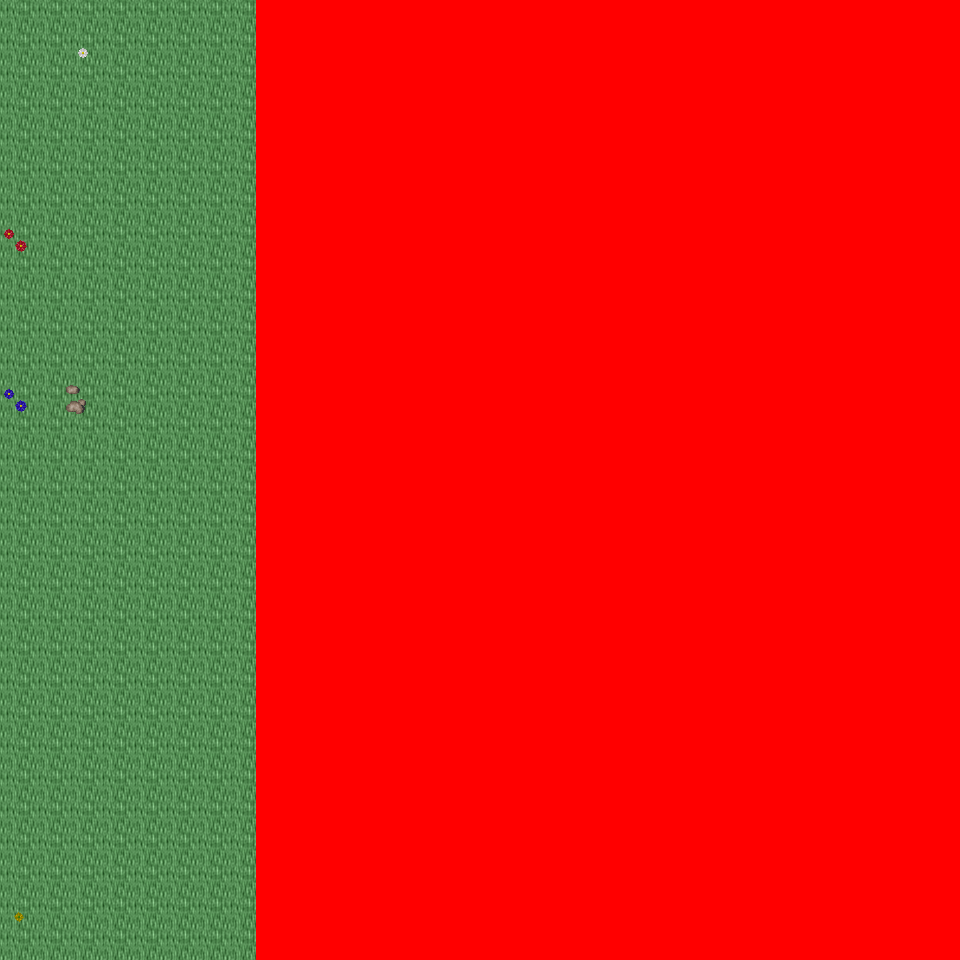

The image is a tile-based game level rendered from a .tmx file. Its description and source (layers, tilesets, objects; grid data summarised) follow:
An orthogonal 30x30 tile map with 32x32 px tiles, 6 tile layers (Ground, Object, Object2, Above, ...), 17 tilesets and 3 objects (3x mapchange).

<map version="1.0" orientation="orthogonal" renderorder="right-down" width="30" height="30" tilewidth="32" tileheight="32" nextobjectid="4">
  <tileset firstgid="1" name="tileset_logic_collision" tilewidth="32" tileheight="32" tilecount="1" columns="1">
    <image source="../drawable/tileset_logic_collision.png" width="32" height="32" />
  </tileset>
  <tileset firstgid="2" name="tileset_ground_ground" tilewidth="32" tileheight="32" tilecount="33" columns="3">
    <image source="../drawable/tileset_ground_ground.png" width="96" height="352" />
  </tileset>
  <tileset firstgid="35" name="tileset_ground_rock_pebbles" tilewidth="32" tileheight="32" tilecount="3" columns="1">
    <image source="../drawable/tileset_ground_rock_pebbles.png" width="32" height="96" />
  </tileset>
  <tileset firstgid="38" name="tileset_ground_grass_corners" tilewidth="32" tileheight="32" tilecount="24" columns="6">
    <image source="../drawable/tileset_ground_grass_corners.png" width="192" height="128" />
  </tileset>
  <tileset firstgid="62" name="tileset_ground_grass_edges" tilewidth="32" tileheight="32" tilecount="36" columns="12">
    <image source="../drawable/tileset_ground_grass_edges.png" width="384" height="96" />
  </tileset>
  <tileset firstgid="98" name="tileset_ground_grass_2" tilewidth="32" tileheight="32" tilecount="21" columns="3">
    <image source="../drawable/tileset_ground_grass_2.png" width="96" height="224" />
  </tileset>
  <tileset firstgid="119" name="tileset_plant_leaves" tilewidth="32" tileheight="32" tilecount="8" columns="4">
    <image source="../drawable/tileset_plant_leaves.png" width="128" height="64" />
  </tileset>
  <tileset firstgid="127" name="tileset_plant_tree_tree_darkgreen" tilewidth="32" tileheight="32" tilecount="88" columns="8">
    <image source="../drawable/tileset_plant_tree_tree_darkgreen.png" width="256" height="352" />
  </tileset>
  <tileset firstgid="215" name="tileset_plant_tree_fall_trees" tilewidth="32" tileheight="32" tilecount="40" columns="8">
    <image source="../drawable/tileset_plant_tree_fall_trees.png" width="256" height="160" />
  </tileset>
  <tileset firstgid="255" name="tileset_plant_tree_pine_tree" tilewidth="32" tileheight="32" tilecount="20" columns="4">
    <image source="../drawable/tileset_plant_tree_pine_tree.png" width="128" height="160" />
  </tileset>
  <tileset firstgid="275" name="tileset_plant_stump_hollow_logs" tilewidth="32" tileheight="32" tilecount="6" columns="3">
    <image source="../drawable/tileset_plant_stump_hollow_logs.png" width="96" height="64" />
  </tileset>
  <tileset firstgid="281" name="tileset_plant_stump_small_stump" tilewidth="32" tileheight="32" tilecount="4" columns="2">
    <image source="../drawable/tileset_plant_stump_small_stump.png" width="64" height="64" />
  </tileset>
  <tileset firstgid="285" name="tileset_plant_stump_stump_purple" tilewidth="32" tileheight="32" tilecount="4" columns="2">
    <image source="../drawable/tileset_plant_stump_stump_purple.png" width="64" height="64" />
  </tileset>
  <tileset firstgid="289" name="tileset_plant_flower_daisy_blue" tilewidth="32" tileheight="32" tilecount="8" columns="2">
    <image source="../drawable/tileset_plant_flower_daisy_blue.png" width="64" height="128" />
  </tileset>
  <tileset firstgid="297" name="tileset_plant_flower_daisy_red" tilewidth="32" tileheight="32" tilecount="8" columns="2">
    <image source="../drawable/tileset_plant_flower_daisy_red.png" width="64" height="128" />
  </tileset>
  <tileset firstgid="305" name="tileset_plant_flower_daisy_white" tilewidth="32" tileheight="32" tilecount="8" columns="2">
    <image source="../drawable/tileset_plant_flower_daisy_white.png" width="64" height="128" />
  </tileset>
  <tileset firstgid="313" name="tileset_plant_flower_daisy_yellow" tilewidth="32" tileheight="32" tilecount="8" columns="2">
    <image source="../drawable/tileset_plant_flower_daisy_yellow.png" width="64" height="128" />
  </tileset>
  <layer name="Ground" width="30" height="30">
    <data>[900 cells, 900 non-empty, 1 distinct tile ids]</data>
  </layer>
  <layer name="Object" width="30" height="30">
    <data>[900 cells, 34 non-empty, 21 distinct tile ids]</data>
  </layer>
  <layer name="Object2" width="30" height="30">
    <data>[900 cells, 2 non-empty, 2 distinct tile ids]</data>
  </layer>
  <layer name="Above" width="30" height="30">
    <data>[900 cells, 9 non-empty, 9 distinct tile ids]</data>
  </layer>
  <layer name="Above2" width="30" height="30">
    <data>[900 cells, 0 non-empty, 0 distinct tile ids]</data>
  </layer>
  <layer name="Walkable" width="30" height="30">
    <data>[900 cells, 660 non-empty, 1 distinct tile ids]</data>
  </layer>
  <objectgroup name="MapEvents">
    <object id="1" name="north" type="mapchange" x="0" y="0" width="256" height="32">
      <properties>
        <property name="map" value="0_ados_mountain_n2_w2_x3_y2" />
        <property name="place" value="south" />
      </properties>
    </object>
    <object id="2" name="south" type="mapchange" x="0" y="928" width="256" height="32">
      <properties>
        <property name="map" value="0_ados_mountain_n2_w2_x3_y4" />
        <property name="place" value="north" />
      </properties>
    </object>
    <object id="3" name="west" type="mapchange" x="0" y="0" width="32" height="960">
      <properties>
        <property name="map" value="0_ados_mountain_n2_w2_x2_y3" />
        <property name="place" value="east" />
      </properties>
    </object>
  </objectgroup>
</map>
